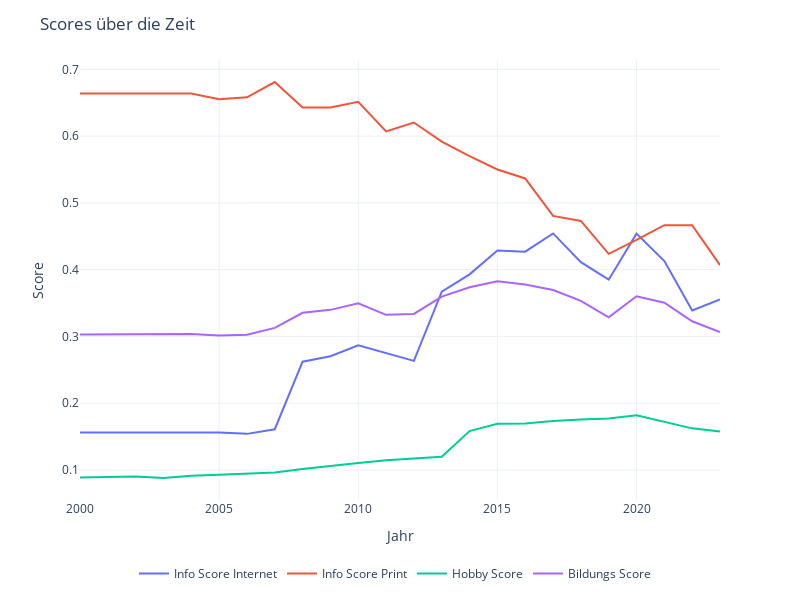

The notebook cell this image was saved under:
### Code cell
fig = px.line(data, y=['Info Score Internet', 'Info Score Print', 'Hobby Score', 'Bildungs Score'], template='plotly_white')
fig.update_layout(title='Scores über die Zeit',autosize=False, width=800,height=600)
fig.update_yaxes(title='Score')
fig.update_layout(legend=dict(
    orientation='h',
    yanchor='bottom',
    y=-0.2,
    xanchor='right',
    x=0.9,
    title=''
))
fig.show()

### Figure 1 — Plotly figure (JSON) as saved in the notebook; plotly's stock layout.template omitted (floating-point values rounded to 4 significant figures)
{"data": [{"hovertemplate": "variable=Info Score Internet<br>Jahr=%{x}<br>value=%{y}<extra></extra>", "legendgroup": "Info Score Internet", "line": {"color": "#636efa", "dash": "solid"}, "marker": {"symbol": "circle"}, "mode": "lines", "name": "Info Score Internet", "orientation": "v", "showlegend": true, "type": "scatter", "x": ["2000-01-01T00:00:00", "2001-01-01T00:00:00", "2002-01-01T00:00:00", "2003-01-01T00:00:00", "2004-01-01T00:00:00", "2005-01-01T00:00:00", "2006-01-01T00:00:00", "2007-01-01T00:00:00", "2008-01-01T00:00:00", "2009-01-01T00:00:00", "2010-01-01T00:00:00", "2011-01-01T00:00:00", "2012-01-01T00:00:00", "2013-01-01T00:00:00", "2014-01-01T00:00:00", "2015-01-01T00:00:00", "2016-01-01T00:00:00", "2017-01-01T00:00:00", "2018-01-01T00:00:00", "2019-01-01T00:00:00", "2020-01-01T00:00:00", "2021-01-01T00:00:00", "2022-01-01T00:00:00", "2023-01-01T00:00:00"], "xaxis": "x", "y": [0.1561, 0.1561, 0.1561, 0.1561, 0.1561, 0.1561, 0.154, 0.1609, 0.2621, 0.2703, 0.2865, 0.2753, 0.2634, 0.3669, 0.393, 0.4288, 0.427, 0.4542, 0.4112, 0.3849, 0.4539, 0.4128, 0.339, 0.3555], "yaxis": "y"}, {"hovertemplate": "variable=Info Score Print<br>Jahr=%{x}<br>value=%{y}<extra></extra>", "legendgroup": "Info Score Print", "line": {"color": "#EF553B", "dash": "solid"}, "marker": {"symbol": "circle"}, "mode": "lines", "name": "Info Score Print", "orientation": "v", "showlegend": true, "type": "scatter", "x": ["2000-01-01T00:00:00", "2001-01-01T00:00:00", "2002-01-01T00:00:00", "2003-01-01T00:00:00", "2004-01-01T00:00:00", "2005-01-01T00:00:00", "2006-01-01T00:00:00", "2007-01-01T00:00:00", "2008-01-01T00:00:00", "2009-01-01T00:00:00", "2010-01-01T00:00:00", "2011-01-01T00:00:00", "2012-01-01T00:00:00", "2013-01-01T00:00:00", "2014-01-01T00:00:00", "2015-01-01T00:00:00", "2016-01-01T00:00:00", "2017-01-01T00:00:00", "2018-01-01T00:00:00", "2019-01-01T00:00:00", "2020-01-01T00:00:00", "2021-01-01T00:00:00", "2022-01-01T00:00:00", "2023-01-01T00:00:00"], "xaxis": "x", "y": [0.6639, 0.6639, 0.6639, 0.6639, 0.6639, 0.6552, 0.6581, 0.681, 0.6429, 0.6429, 0.6514, 0.6071, 0.6204, 0.5918, 0.5699, 0.55, 0.5366, 0.4805, 0.473, 0.4237, 0.4444, 0.4667, 0.4667, 0.4068], "yaxis": "y"}, {"hovertemplate": "variable=Hobby Score<br>Jahr=%{x}<br>value=%{y}<extra></extra>", "legendgroup": "Hobby Score", "line": {"color": "#00cc96", "dash": "solid"}, "marker": {"symbol": "circle"}, "mode": "lines", "name": "Hobby Score", "orientation": "v", "showlegend": true, "type": "scatter", "x": ["2000-01-01T00:00:00", "2001-01-01T00:00:00", "2002-01-01T00:00:00", "2003-01-01T00:00:00", "2004-01-01T00:00:00", "2005-01-01T00:00:00", "2006-01-01T00:00:00", "2007-01-01T00:00:00", "2008-01-01T00:00:00", "2009-01-01T00:00:00", "2010-01-01T00:00:00", "2011-01-01T00:00:00", "2012-01-01T00:00:00", "2013-01-01T00:00:00", "2014-01-01T00:00:00", "2015-01-01T00:00:00", "2016-01-01T00:00:00", "2017-01-01T00:00:00", "2018-01-01T00:00:00", "2019-01-01T00:00:00", "2020-01-01T00:00:00", "2021-01-01T00:00:00", "2022-01-01T00:00:00", "2023-01-01T00:00:00"], "xaxis": "x", "y": [0.08858, 0.08936, 0.09018, 0.08792, 0.09133, 0.09284, 0.09503, 0.09631, 0.1013, 0.1061, 0.1104, 0.1144, 0.1173, 0.1198, 0.1583, 0.1691, 0.1695, 0.1734, 0.1754, 0.177, 0.1818, 0.1715, 0.1623, 0.1575], "yaxis": "y"}, {"hovertemplate": "variable=Bildungs Score<br>Jahr=%{x}<br>value=%{y}<extra></extra>", "legendgroup": "Bildungs Score", "line": {"color": "#ab63fa", "dash": "solid"}, "marker": {"symbol": "circle"}, "mode": "lines", "name": "Bildungs Score", "orientation": "v", "showlegend": true, "type": "scatter", "x": ["2000-01-01T00:00:00", "2001-01-01T00:00:00", "2002-01-01T00:00:00", "2003-01-01T00:00:00", "2004-01-01T00:00:00", "2005-01-01T00:00:00", "2006-01-01T00:00:00", "2007-01-01T00:00:00", "2008-01-01T00:00:00", "2009-01-01T00:00:00", "2010-01-01T00:00:00", "2011-01-01T00:00:00", "2012-01-01T00:00:00", "2013-01-01T00:00:00", "2014-01-01T00:00:00", "2015-01-01T00:00:00", "2016-01-01T00:00:00", "2017-01-01T00:00:00", "2018-01-01T00:00:00", "2019-01-01T00:00:00", "2020-01-01T00:00:00", "2021-01-01T00:00:00", "2022-01-01T00:00:00", "2023-01-01T00:00:00"], "xaxis": "x", "y": [0.3029, 0.3031, 0.3034, 0.3026, 0.3038, 0.3014, 0.3024, 0.3128, 0.3354, 0.3398, 0.3494, 0.3323, 0.3337, 0.3595, 0.3737, 0.3826, 0.3777, 0.3694, 0.3532, 0.3286, 0.3601, 0.3503, 0.3226, 0.3066], "yaxis": "y"}], "layout": {"autosize": false, "height": 600, "legend": {"orientation": "h", "title": {"text": ""}, "tracegroupgap": 0, "x": 0.9, "xanchor": "right", "y": -0.2, "yanchor": "bottom"}, "margin": {"t": 60}, "title": {"text": "Scores über die Zeit"}, "width": 800, "xaxis": {"anchor": "y", "domain": [0, 1], "title": {"text": "Jahr"}}, "yaxis": {"anchor": "x", "domain": [0, 1], "title": {"text": "Score"}}}}
